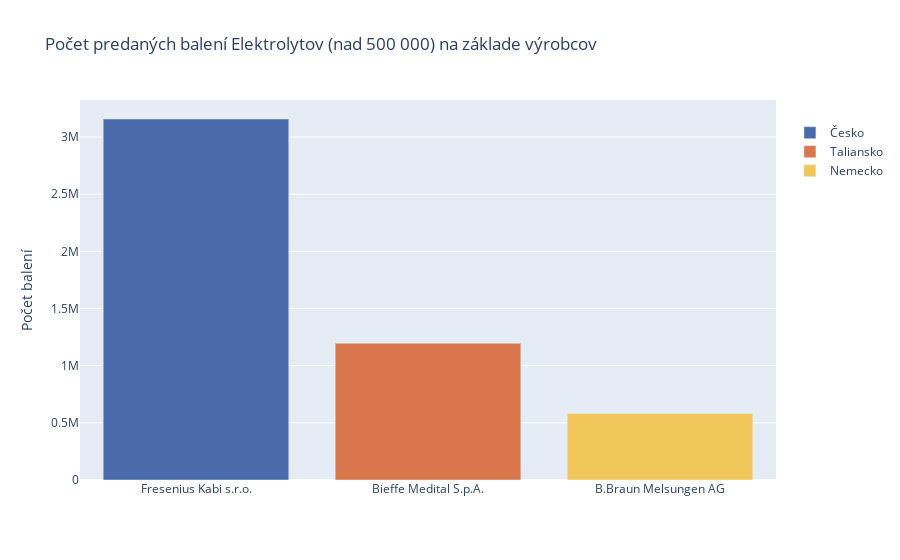

Source (notebook cell):
### Markdown cell above
# 2. Elektrolyty:

### Code cell
elektrolyty = top15tab["B05BB01"]

fig = px.bar(elektrolyty.groupby(['VYROBCA_popis','STAT_popis']).sum().reset_index().query('Počet_balení > 500000').sort_values(by='Počet_balení',ascending=False), x='VYROBCA_popis', y='Počet_balení',title='Počet predaných balení Elektrolytov (nad 500 000) na základe výrobcov', color='STAT_popis', labels={'Počet_balení':'Počet balení', 'STAT_popis':' ', 'VYROBCA_popis':' '}, color_discrete_sequence=[modra, oranzova, zlta])
fig.show()

### Figure 1 — Plotly figure (JSON) as saved in the notebook; plotly's stock layout.template omitted (floating-point values rounded to 4 significant figures)
{"data": [{"alignmentgroup": "True", "hovertemplate": " =%{x}<br>Počet balení=%{y}<extra></extra>", "legendgroup": "Česko", "marker": {"color": "#4B6AAB"}, "name": "Česko", "offsetgroup": "Česko", "orientation": "v", "showlegend": true, "textposition": "auto", "type": "bar", "x": ["Fresenius Kabi s.r.o."], "xaxis": "x", "y": [3158000.0], "yaxis": "y"}, {"alignmentgroup": "True", "hovertemplate": " =%{x}<br>Počet balení=%{y}<extra></extra>", "legendgroup": "Taliansko", "marker": {"color": "#D8764C"}, "name": "Taliansko", "offsetgroup": "Taliansko", "orientation": "v", "showlegend": true, "textposition": "auto", "type": "bar", "x": ["Bieffe Medital S.p.A."], "xaxis": "x", "y": [1196000.0], "yaxis": "y"}, {"alignmentgroup": "True", "hovertemplate": " =%{x}<br>Počet balení=%{y}<extra></extra>", "legendgroup": "Nemecko", "marker": {"color": "#F1C75B"}, "name": "Nemecko", "offsetgroup": "Nemecko", "orientation": "v", "showlegend": true, "textposition": "auto", "type": "bar", "x": ["B.Braun Melsungen AG"], "xaxis": "x", "y": [580700.0], "yaxis": "y"}], "layout": {"barmode": "relative", "legend": {"title": {"text": " "}, "tracegroupgap": 0}, "title": {"text": "Počet predaných balení Elektrolytov (nad 500 000) na základe výrobcov"}, "xaxis": {"anchor": "y", "domain": [0, 1], "title": {"text": " "}}, "yaxis": {"anchor": "x", "domain": [0, 1], "title": {"text": "Počet balení"}}}}
